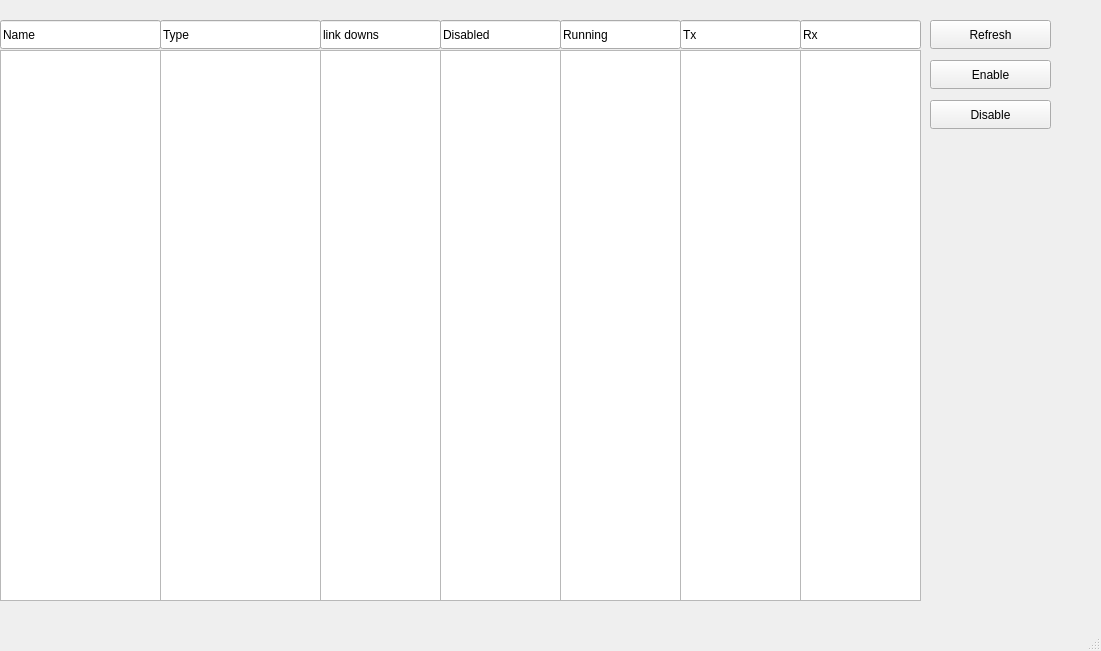
<?xml version="1.0" encoding="UTF-8"?>
<ui version="4.0">
 <class>MainWindow</class>
 <widget class="QMainWindow" name="MainWindow">
  <property name="geometry">
   <rect>
    <x>0</x>
    <y>0</y>
    <width>1101</width>
    <height>651</height>
   </rect>
  </property>
  <property name="windowTitle">
   <string>Interfaces</string>
  </property>
  <widget class="QWidget" name="centralwidget">
   <widget class="QLineEdit" name="version_2">
    <property name="geometry">
     <rect>
      <x>320</x>
      <y>20</y>
      <width>121</width>
      <height>29</height>
     </rect>
    </property>
    <property name="text">
     <string>link downs</string>
    </property>
   </widget>
   <widget class="QPushButton" name="refreshButton">
    <property name="geometry">
     <rect>
      <x>930</x>
      <y>20</y>
      <width>121</width>
      <height>29</height>
     </rect>
    </property>
    <property name="text">
     <string>Refresh</string>
    </property>
   </widget>
   <widget class="QLineEdit" name="version">
    <property name="geometry">
     <rect>
      <x>160</x>
      <y>20</y>
      <width>161</width>
      <height>29</height>
     </rect>
    </property>
    <property name="text">
     <string>Type</string>
    </property>
   </widget>
   <widget class="QListWidget" name="nameField">
    <property name="geometry">
     <rect>
      <x>0</x>
      <y>50</y>
      <width>161</width>
      <height>551</height>
     </rect>
    </property>
   </widget>
   <widget class="QLineEdit" name="package_2">
    <property name="geometry">
     <rect>
      <x>0</x>
      <y>20</y>
      <width>161</width>
      <height>29</height>
     </rect>
    </property>
    <property name="text">
     <string>Name</string>
    </property>
   </widget>
   <widget class="QListWidget" name="typeField">
    <property name="geometry">
     <rect>
      <x>160</x>
      <y>50</y>
      <width>161</width>
      <height>551</height>
     </rect>
    </property>
   </widget>
   <widget class="QListWidget" name="linkdownField">
    <property name="geometry">
     <rect>
      <x>320</x>
      <y>50</y>
      <width>121</width>
      <height>551</height>
     </rect>
    </property>
   </widget>
   <widget class="QPushButton" name="enableButton">
    <property name="geometry">
     <rect>
      <x>930</x>
      <y>60</y>
      <width>121</width>
      <height>29</height>
     </rect>
    </property>
    <property name="text">
     <string>Enable</string>
    </property>
   </widget>
   <widget class="QPushButton" name="disableButton">
    <property name="geometry">
     <rect>
      <x>930</x>
      <y>100</y>
      <width>121</width>
      <height>29</height>
     </rect>
    </property>
    <property name="text">
     <string>Disable</string>
    </property>
   </widget>
   <widget class="QLineEdit" name="version_3">
    <property name="geometry">
     <rect>
      <x>440</x>
      <y>20</y>
      <width>121</width>
      <height>29</height>
     </rect>
    </property>
    <property name="text">
     <string>Disabled</string>
    </property>
   </widget>
   <widget class="QListWidget" name="disabledField">
    <property name="geometry">
     <rect>
      <x>440</x>
      <y>50</y>
      <width>121</width>
      <height>551</height>
     </rect>
    </property>
   </widget>
   <widget class="QLineEdit" name="version_4">
    <property name="geometry">
     <rect>
      <x>560</x>
      <y>20</y>
      <width>121</width>
      <height>29</height>
     </rect>
    </property>
    <property name="text">
     <string>Running</string>
    </property>
   </widget>
   <widget class="QListWidget" name="runField">
    <property name="geometry">
     <rect>
      <x>560</x>
      <y>50</y>
      <width>121</width>
      <height>551</height>
     </rect>
    </property>
   </widget>
   <widget class="QListWidget" name="txField">
    <property name="geometry">
     <rect>
      <x>680</x>
      <y>50</y>
      <width>121</width>
      <height>551</height>
     </rect>
    </property>
   </widget>
   <widget class="QLineEdit" name="version_5">
    <property name="geometry">
     <rect>
      <x>680</x>
      <y>20</y>
      <width>121</width>
      <height>29</height>
     </rect>
    </property>
    <property name="text">
     <string>Tx</string>
    </property>
   </widget>
   <widget class="QLineEdit" name="version_6">
    <property name="geometry">
     <rect>
      <x>800</x>
      <y>20</y>
      <width>121</width>
      <height>29</height>
     </rect>
    </property>
    <property name="text">
     <string>Rx</string>
    </property>
   </widget>
   <widget class="QListWidget" name="rxField">
    <property name="geometry">
     <rect>
      <x>800</x>
      <y>50</y>
      <width>121</width>
      <height>551</height>
     </rect>
    </property>
   </widget>
  </widget>
  <widget class="QStatusBar" name="statusbar"/>
 </widget>
 <resources/>
 <connections/>
</ui>
